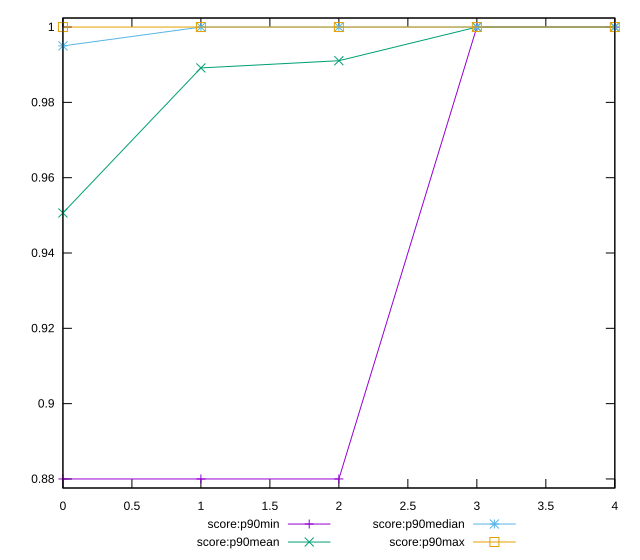

Recreate this plot in gnuplot.
reset

$scoreP90Min <<EOF
0 0.88
1 0.88
2 0.88
3 1
4 1
EOF

$scoreP90Mean <<EOF
0 0.9506382978723402
1 0.9891489361702129
2 0.9910638297872342
3 1
4 1
EOF

$scoreP90Median <<EOF
0 0.995
1 1
2 1
3 1
4 1
EOF

$scoreP90Max <<EOF
0 1
1 1
2 1
3 1
4 1
EOF

set key outside below
set xrange [0:4]
set yrange [0.8776:1.0024]
set trange [0.8776:1.0024]
set terminal svg size 640, 560 enhanced background rgb 'white'
set output "report_00013_2021-02-09T12-04-24.940Z/unminified-css/progression/score.svg"

plot $scoreP90Min title "score:p90min" with linespoints, \
     $scoreP90Mean title "score:p90mean" with linespoints, \
     $scoreP90Median title "score:p90median" with linespoints, \
     $scoreP90Max title "score:p90max" with linespoints

reset
